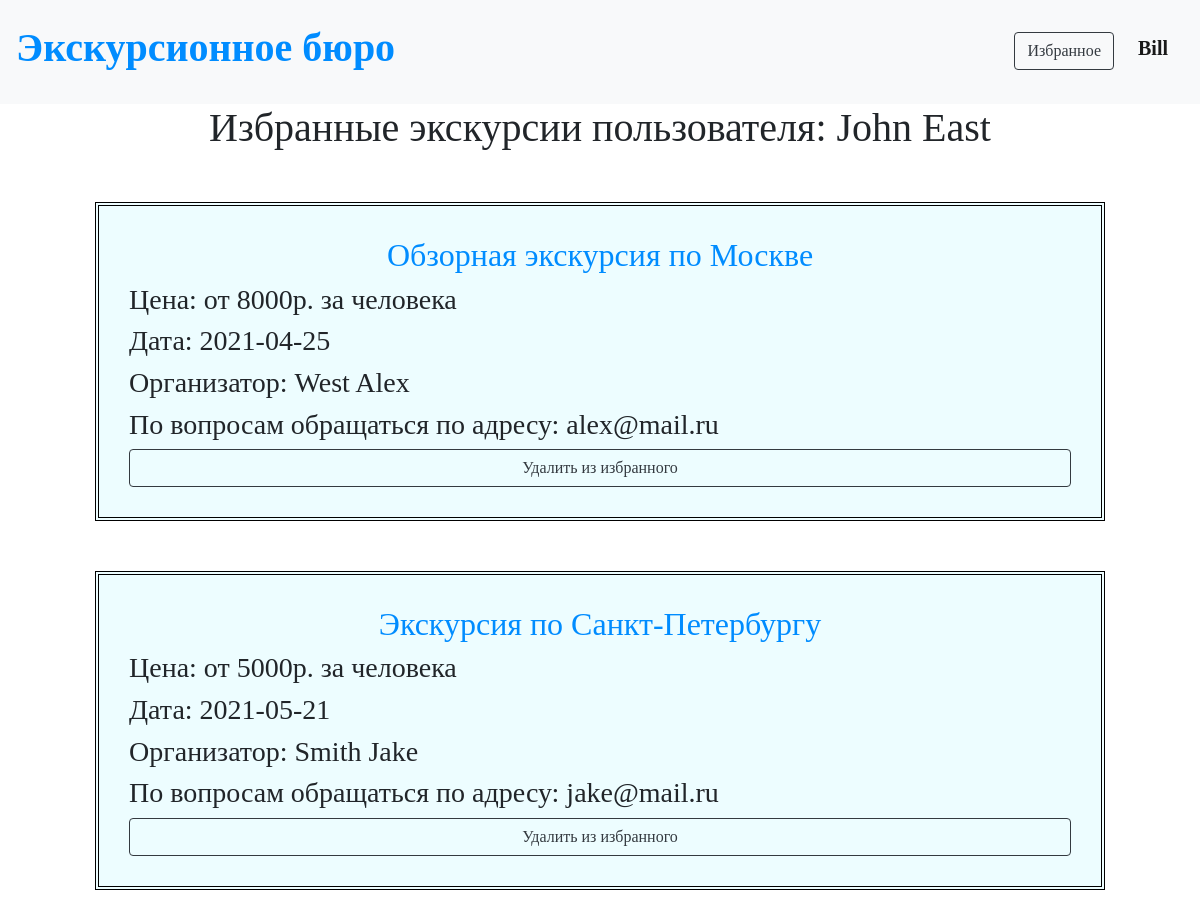
Page /favourite/2 (signed in) on the committed database.
### data/users.py (models this page shows, shortened)
class User(SqlAlchemyBase, UserMixin, SerializerMixin):
    __tablename__ = 'users'
    id = sqlalchemy.Column(sqlalchemy.Integer, primary_key=True, autoincrement=True)
    name = sqlalchemy.Column(sqlalchemy.String)
    surname = sqlalchemy.Column(sqlalchemy.String)
    age = sqlalchemy.Column(sqlalchemy.Integer)
    email = sqlalchemy.Column(sqlalchemy.String, index=True, unique=True)
    hashed_password = sqlalchemy.Column(sqlalchemy.String)
    created_date = sqlalchemy.Column(sqlalchemy.DateTime, default=datetime.datetime.now)
    favourite = sqlalchemy.Column(sqlalchemy.String)

### data/tours.py (models this page shows)
class Tour(SqlAlchemyBase, UserMixin, SerializerMixin):
    __tablename__ = 'tours'
    id = sqlalchemy.Column(sqlalchemy.Integer, primary_key=True, autoincrement=True)
    name = sqlalchemy.Column(sqlalchemy.String)
    about = sqlalchemy.Column(sqlalchemy.String)
    places = sqlalchemy.Column(sqlalchemy.String)
    cost = sqlalchemy.Column(sqlalchemy.Integer)
    date = sqlalchemy.Column(sqlalchemy.Date)
    user = sqlalchemy.Column(sqlalchemy.Integer)

### main.py (the view)
@app.route('/favourite/<int:user_id>')
@login_required
def favourite(user_id):
    db_sess = db_session.create_session()
    user = db_sess.query(User).filter(User.id == user_id).first()
    lst = []
    for tour in db_sess.query(Tour).all():
        users = db_sess.query(User).filter(User.id == tour.user).first()
        item = [tour, users, str(tour.id)]
        lst.append(item)
    return render_template("favourite.html", title='Избранное', lst=lst, user=user)

### data/db_session.py (called while the page is built)
def create_session() -> Session:
    global __factory
    return __factory()

### main.py (called while the page is built)
@login_manager.user_loader
def load_user(user_id):
    db_sess = db_session.create_session()
    return db_sess.query(User).get(user_id)

### templates/favourite.html
{% extends "base.html" %}
{% block content %}
<p class="h1 text-center">Избранные экскурсии пользователя: {{user.name}} {{user.surname}}</p>
{% if current_user.favourite == '' %}
<p class="h2 text-center" style="margin-top: 30px;">Вы пока не добавили в избранное ни одной экскурсии</p>
{% else %}
{% for item in lst %}
{% if item[2] in current_user.favourite %}
<div>
    <a href="/tours/{{item[0].id}}"><p class="h2 text-center">{{item[0].name}}</p></a>
    <p class="h3">Цена: от {{item[0].cost}}р. за человека</p>
    <p class="h3">Дата: {{item[0].date}}</p>
    <p class="h3">Организатор: {{item[1].surname}} {{item[1].name}}</p>
    <p class="h3">По вопросам обращаться по адресу: {{item[1].email}}</p>
    <div style="margin:0; padding:0;" class="d">
        <a href="/tours/favourite_delete/{{user.id}}/{{item[0].id}}" style="margin:0;" class="btn btn-outline-dark rounded mx-auto d-block">
            Удалить из избранного
        </a>
    </div>
</div>
{% endif %}
{% endfor %}
{% endif %}
{% endblock %}

### templates/base.html (shortened to what this page needs)
<!DOCTYPE html>
<html lang="en">
<head>
    <link rel="stylesheet"
          href="https://stackpath.bootstrapcdn.com/bootstrap/4.4.1/css/bootstrap.min.css"
>
    <link rel="stylesheet" type="text/css" href="/static/css/style.css"/>
</head>
<body>
<nav class="navbar navbar-light bg-light">
    {% if current_user.is_authenticated %}
    <p class="h1"><a href="/tours">Экскурсионное бюро</a></p>
    {% else %}
    <p class="h1">Экскурсионное бюро</p>
    {% endif %}
    {% if current_user.is_authenticated %}
    <p>
        <a class="btn btn-outline-dark" style="margin-top: 10px; margin-bottom: 10px;"
           href="/favourite/{{current_user.id}}">Избранное</a>
        <a class="navbar-brand" style="margin-top: 20px;" href="/logout">{{ current_user.name }}</a>
    </p>
    {% else %}
    <p>
        <a class="btn btn-outline-dark" href="/register">Зарегистрироваться</a>
        <a class="btn btn-outline-dark" href="/login">Войти</a>
    </p>
    {% endif %}
</nav>
<main role="main" class="container">
    {% block content %}{% endblock %}
</main>
</body>
</html>

### static/css/style.css (style rules this page uses)
div { background-color: #edfdff; padding: 30px; margin: 50px; border: 4px double black; }
.d { border: 0; }
a { color: #008cff; font-weight: 600; }
p { font-family: cursive; }
.btn { margin: 20px; font-family: cursive; }

### rows in the picture
User: name "Bill"
User: name "John", surname "East"
Tour: name "Обзорная экскурсия по Москве", cost "8000", date "2021-04-25", surname "West", name "Alex", email "alex@mail.ru"
Tour: name "Экскурсия по Санкт-Петербургу", cost "5000", date "2021-05-21", surname "Smith", name "Jake", email "jake@mail.ru"
